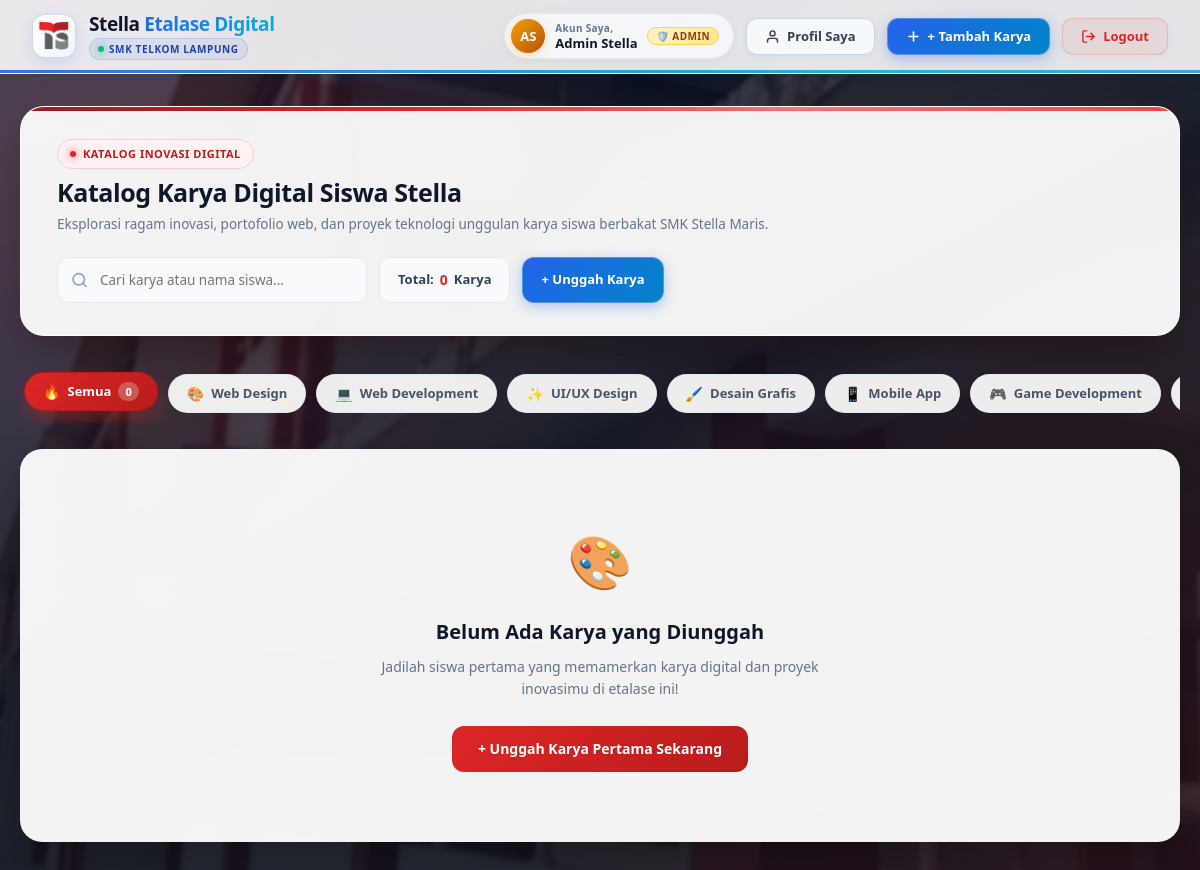
Page /index.php (signed in) on the committed database.
### tables this page shows
CREATE TABLE `users` (
  `id` INT(10) UNSIGNED NOT NULL AUTO_INCREMENT,
  `nama` VARCHAR(100) NOT NULL,
  `email` VARCHAR(150) NOT NULL,
  `password` VARCHAR(255) NOT NULL,
  `role` ENUM('super_admin', 'admin', 'siswa') NOT NULL DEFAULT 'siswa',
  `foto` VARCHAR(255) DEFAULT NULL,
  PRIMARY KEY (`id`),
  UNIQUE KEY `email` (`email`)
);

### middleware/auth_check.php (called while the page is built, shortened)
<?php
function get_logged_user($pdo) {
    $stmt = $pdo->prepare("SELECT id, nama, email, role, foto FROM users WHERE id = :id");
    $stmt->execute([':id' => $_SESSION['user_id']]);
    $user = $stmt->fetch(PDO::FETCH_ASSOC);
    return $user;
}
function get_project_categories() {
    return [
        'Web Design' => [
            'icon' => '🎨',
            'desc' => 'Desain website, landing page & mockup web interaktif',
            'class' => 'cat-badge-web-design'
        ],
        'Web Development' => [
            'icon' => '💻',
            'desc' => 'Aplikasi web fullstack, backend PHP & database',
            'class' => 'cat-badge-web-dev'
        ],
        'UI/UX Design' => [
            'icon' => '✨',
            'desc' => 'Desain antarmuka Figma, wireframe & prototipe UX',
            'class' => 'cat-badge-uiux'
        ],
        'Desain Grafis' => [
            'icon' => '🖌️',
            'desc' => 'Poster digital, banner, branding & ilustrasi grafis',
            'class' => 'cat-badge-graphic'
        ],
        'Mobile App' => [
            'icon' => '📱',
            'desc' => 'Aplikasi mobile Android, iOS, atau Flutter',
            'class' => 'cat-badge-mobile'
        ],
        'Game Development' => [
            'icon' => '🎮',
            'desc' => 'Game 2D/3D interaktif (Unity, Godot, Construct)',
            'class' => 'cat-badge-game'
        ],
        'IoT & Robotika' => [
            'icon' => '🤖',
            'desc' => 'Internet of Things, Arduino, ESP32 & sistem otomatisasi',
            'class' => 'cat-badge-iot'
        ],
        'Animasi & 3D' => [
            'icon' => '🎬',
            'desc' => 'Animasi digital, motion graphic & aset 3D Blender',
            'class' => 'cat-badge-animation'
        ],
        'Lainnya' => [
            'icon' => '💡',
            'desc' => 'Proyek inovasi teknologi & karya kreatif lainnya',
            'class' => 'cat-badge-other'
        ]
    ];
}

### index.php (the view, shortened to what this page needs)
<?php
require_once 'config/kuis_db.php';
require_once 'middleware/auth_check.php';
$user = get_logged_user($pdo);
$current_user_id = (int) ($user['id'] ?? 0);
try {
    $stmt = $pdo->prepare("
        SELECT
            projects.*,
            users.nama AS pembuat,
            users.foto AS pembuat_foto,
            COALESCE(likes_count.total_likes, 0) AS total_likes,
            CASE WHEN user_like.id IS NOT NULL THEN 1 ELSE 0 END AS is_liked
        FROM projects
        JOIN users ON projects.user_id = users.id
        LEFT JOIN (
            SELECT project_id, COUNT(*) AS total_likes
            FROM project_likes
            GROUP BY project_id
        ) AS likes_count ON projects.id = likes_count.project_id
        LEFT JOIN project_likes AS user_like ON projects.id = user_like.project_id AND user_like.user_id = :uid
        ORDER BY projects.created_at DESC
    ");
    $stmt->execute([':uid' => $current_user_id]);
    $projects = $stmt->fetchAll();
} catch (PDOException $e) {
    $stmt = $pdo->query("SELECT projects.*, users.nama AS pembuat, users.foto AS pembuat_foto, 0 AS total_likes, 0 AS is_liked
                         FROM projects
                         JOIN users ON projects.user_id = users.id
                         ORDER BY projects.created_at DESC");
    $projects = $stmt->fetchAll();
}
$user_nama = htmlspecialchars($user['nama'] ?? 'User');
$user_role = htmlspecialchars($user['role'] ?? 'siswa');
$user_foto = $user['foto'] ?? null;
$initials = '';
$words = preg_split('/\s+/', trim($user_nama));
foreach (array_slice($words, 0, 2) as $w) {
    if (!empty($w)) $initials .= strtoupper(mb_substr($w, 0, 1));
}
$role_badge_class = 'role-badge-' . $user_role;
$role_title = ucwords(str_replace('_', ' ', $user_role));
$role_icon = '🎓';
if ($user_role === 'super_admin') {
    $role_icon = '👑';
} elseif ($user_role === 'admin') {
    $role_icon = '🛡️';
}
?>
<!DOCTYPE html>
<html lang="id">
<head>
    <link rel="stylesheet" href="assets/css/style.css">
    <link rel="stylesheet" href="assets/css/navbar.css">
    <link rel="stylesheet" href="assets/css/main.css">
</head>
<body>
<nav class="navbar" id="mainNavbar">
    <a href="index.php" class="navbar-brand-link" title="Beranda Stella Etalase Digital">
        <div class="brand-logo-frame">
            <img src="assets/img/logo-ts2.png" alt="Logo Stella" class="brand-logo-img" onerror="this.style.display='none';">
        </div>
        <div class="brand-text-col">
            <h1 class="brand-main-title">Stella <span class="brand-gradient-text">Etalase Digital</span></h1>
            <div class="brand-meta-row">
                <span class="brand-badge-pill">
                    <span class="brand-live-dot"></span> SMK Telkom Lampung
                </span>
            </div>
        </div>
    </a>
    <div class="navbar-menu-group">
        <a href="profile.php" class="navbar-user-capsule user-capsule-<?= $user_role ?>" title="Buka Profil Saya" style="text-decoration: none;">
            <div class="user-avatar-circle">
                <?php if (!empty($user_foto) && file_exists('uploads/avatars/' . $user_foto)): ?>
                    <img src="uploads/avatars/<?= htmlspecialchars($user_foto) ?>" alt="<?= $user_nama ?>">
                <?php else: ?>
                    <?= $initials ?>
                <?php endif; ?>
            </div>
            <div class="user-meta-text">
                <span class="user-greeting-label">Akun Saya,</span>
                <span class="user-name-label"><?= $user_nama ?></span>
            </div>
            <span class="role-badge-pill <?= $role_badge_class ?>">
                <?= $role_icon ?> <?= $role_title ?>
            </span>
        </a>
        <a href="profile.php" class="nav-btn btn-nav-secondary" title="Kelola Profil & Foto">
            <svg width="15" height="15" viewBox="0 0 24 24" fill="none" stroke="currentColor" stroke-width="2.3" stroke-linecap="round" stroke-linejoin="round">
                <path d="M20 21v-2a4 4 0 0 0-4-4H8a4 4 0 0 0-4 4v2"></path>
                <circle cx="12" cy="7" r="4"></circle>
            </svg>
            <span>Profil Saya</span>
        </a>
        <a href="project_tambah.php" class="nav-btn btn-nav-primary">
            <svg width="15" height="15" viewBox="0 0 24 24" fill="none" stroke="currentColor" stroke-width="2.6" stroke-linecap="round" stroke-linejoin="round">
                <line x1="12" y1="5" x2="12" y2="19"></line>
                <line x1="5" y1="12" x2="19" y2="12"></line>
            </svg>
            <span>+ Tambah Karya</span>
        </a>
        <a href="auth/logout.php" class="nav-btn btn-nav-danger" title="Keluar dari Akun">
            <svg width="15" height="15" viewBox="0 0 24 24" fill="none" stroke="currentColor" stroke-width="2.3" stroke-linecap="round" stroke-linejoin="round">
                <path d="M9 21H5a2 2 0 0 1-2-2V5a2 2 0 0 1 2-2h4"></path>
                <polyline points="16 17 21 12 16 7"></polyline>
                <line x1="21" y1="12" x2="9" y2="12"></line>
            </svg>
            <span>Logout</span>
        </a>
    </div>
</nav>
<main class="container">
    <div class="showcase-banner">
        <div class="showcase-banner-text">
            <div class="showcase-banner-badge">
                <span class="badge-dot"></span>
                <span>KATALOG INOVASI DIGITAL</span>
            </div>
            <h1>Katalog Karya Digital Siswa Stella</h1>
            <p>Eksplorasi ragam inovasi, portofolio web, dan proyek teknologi unggulan karya siswa berbakat SMK Stella Maris.</p>
        </div>
        <div class="showcase-toolbar">
            <div class="search-box-wrapper">
                <span class="search-box-icon">
                </span>
                <input type="text" id="searchInput" class="search-box-input" placeholder="Cari karya atau nama siswa..." onkeyup="filterProjects()">
            </div>
            <div class="total-karya-pill">
                <span>Total:</span>
                <b id="projectCount"><?= count($projects) ?></b>
                <span>Karya</span>
            </div>
            <a href="project_tambah.php" class="nav-btn btn-nav-primary" style="height: 46px; border-radius: 12px; padding: 0 18px;">
                <span>+ Unggah Karya</span>
            </a>
        </div>
    </div>
    <div class="category-filter-bar">
        <div class="category-filter-scroll">
            <button type="button" class="category-tab active" data-category="all" onclick="filterByCategory('all')">
                <span class="cat-tab-icon">🔥</span>
                <span class="cat-tab-label">Semua</span>
                <span class="cat-tab-count" id="countAll"><?= count($projects) ?></span>
            </button>
            <?php
            $all_categories = get_project_categories();
            foreach ($all_categories as $kat_name => $kat_meta):
            ?>
                <button type="button" class="category-tab" data-category="<?= htmlspecialchars($kat_name) ?>" onclick="filterByCategory('<?= htmlspecialchars($kat_name) ?>')">
                    <span class="cat-tab-icon"><?= $kat_meta['icon'] ?></span>
                    <span class="cat-tab-label"><?= htmlspecialchars($kat_name) ?></span>
                </button>
            <?php endforeach; ?>
        </div>
    </div>
    <?php if (empty($projects)): ?>
        <div style="background: rgba(255, 255, 255, 0.95); backdrop-filter: blur(14px); padding: 70px 24px; text-align: center; border-radius: 22px; box-shadow: 0 15px 40px rgba(0,0,0,0.25);">
            <div style="font-size: 52px; margin-bottom: 14px;">🎨</div>
            <h3 style="color: #0f172a; margin-bottom: 8px; font-size: 20px; font-weight: 800;">Belum Ada Karya yang Diunggah</h3>
            <p style="color: #64748b; margin-bottom: 25px; font-size: 14px; max-width: 460px; margin-left: auto; margin-right: auto;">
                Jadilah siswa pertama yang memamerkan karya digital dan proyek inovasimu di etalase ini!
            </p>
            <a href="project_tambah.php" class="btn btn-primary" style="padding: 12px 26px; border-radius: 12px; font-size: 14px; font-weight: 700; background: linear-gradient(135deg, #dc2626 0%, #b91c1c 100%);">
                + Unggah Karya Pertama Sekarang
            </a>
        </div>
    <?php endif; ?>
</main>
</body>
</html>

### assets/css/style.css (style rules this page uses)
* { box-sizing: border-box; margin: 0; padding: 0; font-family: 'Segoe UI', Tahoma, Geneva, Verdana, sans-serif; }
body { background-color: #f4f6f9; color: #333333; line-height: 1.6; }
.btn { display: inline-block; padding: 8px 16px; border-radius: 5px; text-decoration: none; font-size: 14px; font-weight: 600; cursor: pointer; border: none; transition: all 0.2s ease-in-out; }
.btn-primary { background-color: #007bff; color: #ffffff; }

### assets/css/main.css (style rules this page uses)
body { min-height: 100vh; margin: 0; position: relative; color: #1e293b; font-family: 'Plus Jakarta Sans', -apple-system, BlinkMacSystemFont, "Segoe UI", Roboto, sans-serif; -webkit-font-smoothing: antialiased; }
.container { max-width: 1240px; margin: 32px auto 60px; padding: 0 20px; position: relative; z-index: 10; }
.showcase-banner { position: relative; background: rgba(255, 255, 255, 0.94); backdrop-filter: blur(20px); -webkit-backdrop-filter: blur(20px); border: 1px solid rgba(255, 255, 255, 0.8); border-radius: 24px; padding: 32px 36px; margin-bottom: 32px; box-shadow: 0 20px 45px -10px rgba(0, 0, 0, 0.35), 0 0 35px rgba(220, 38, 38, 0.08); display: flex; justify-content: space-between; align-items: center; flex-wrap: wrap; gap: 22px; overflow: hidden; animation: bannerEntrance 0.6s cubic-bezier(0.16, 1, 0.3, 1) forwards; }
.showcase-banner::before { content: ''; position: absolute; top: 0; left: 0; right: 0; height: 4.5px; background: linear-gradient(90deg, #991b1b, #dc2626, #f87171, #ef4444); }
.showcase-banner-badge { display: inline-flex; align-items: center; gap: 7px; padding: 5px 12px; background: #fef2f2; border: 1px solid #fecaca; color: #b91c1c; border-radius: 999px; font-size: 11px; font-weight: 700; letter-spacing: 0.5px; text-transform: uppercase; margin-bottom: 8px; }
.showcase-banner-badge .badge-dot { width: 6px; height: 6px; border-radius: 50%; background: #dc2626; box-shadow: 0 0 8px #dc2626; }
.showcase-banner-text h1 { font-size: 25px; font-weight: 800; color: #0f172a; margin: 0 0 6px; letter-spacing: -0.4px; line-height: 1.25; }
.showcase-banner-text p { font-size: 13.5px; color: #64748b; margin: 0; line-height: 1.55; }
.showcase-toolbar { display: flex; align-items: center; gap: 12px; flex-wrap: wrap; }
.search-box-wrapper { position: relative; width: 310px; }
.search-box-input { width: 100%; height: 46px; padding: 0 16px 0 42px; border-radius: 12px; border: 1.5px solid #e2e8f0; background: #f8fafc; color: #0f172a; font-family: inherit; font-size: 13.5px; outline: none; transition: all 0.2s ease; }
.search-box-icon { position: absolute; left: 14px; top: 50%; transform: translateY(-50%); color: #94a3b8; pointer-events: none; display: flex; align-items: center; }
.total-karya-pill { display: inline-flex; align-items: center; gap: 6px; height: 46px; padding: 0 18px; background: #f8fafc; border: 1.5px solid #e2e8f0; border-radius: 12px; font-size: 13px; font-weight: 700; color: #334155; white-space: nowrap; }
.total-karya-pill b { color: #dc2626; font-size: 14px; }
.category-filter-bar { margin-bottom: 26px; position: relative; z-index: 5; }
.category-filter-scroll { display: flex; align-items: center; gap: 10px; overflow-x: auto; padding: 6px 4px 10px; scrollbar-width: thin; scrollbar-color: rgba(220, 38, 38, 0.3) transparent; }
.category-tab { display: inline-flex; align-items: center; gap: 7px; padding: 9px 18px; background: rgba(255, 255, 255, 0.92); backdrop-filter: blur(12px); -webkit-backdrop-filter: blur(12px); border: 1.5px solid rgba(226, 232, 240, 0.9); border-radius: 999px; font-size: 13px; font-weight: 700; color: #475569; cursor: pointer; white-space: nowrap; transition: all 0.25s cubic-bezier(0.16, 1, 0.3, 1); box-shadow: 0 4px 12px rgba(0, 0, 0, 0.05); }
.category-tab.active { background: linear-gradient(135deg, #dc2626 0%, #b91c1c 100%); border-color: #b91c1c; color: #ffffff; box-shadow: 0 8px 20px rgba(220, 38, 38, 0.35); transform: translateY(-2px); }
.category-tab .cat-tab-icon { font-size: 14px; }
.category-tab .cat-tab-count { padding: 2px 7px; border-radius: 999px; font-size: 11px; font-weight: 800; background: #f1f5f9; color: #334155; transition: all 0.2s ease; }
.category-tab.active .cat-tab-count { background: rgba(255, 255, 255, 0.25); color: #ffffff; }

### rows in the picture
users: nama "Admin Stella", role "🛡️", role "ADMIN"

### other values in the picture
$initials "AS"
count($projects) "0"
$kat_meta['icon'] "🎨"
$kat_name "Web Design"
$kat_meta['icon'] "💻"
$kat_name "Web Development"
$kat_meta['icon'] "✨"
$kat_name "UI/UX Design"
$kat_meta['icon'] "🖌️"
$kat_name "Desain Grafis"
$kat_meta['icon'] "📱"
$kat_name "Mobile App"
$kat_meta['icon'] "🎮"
$kat_name "Game Development"
